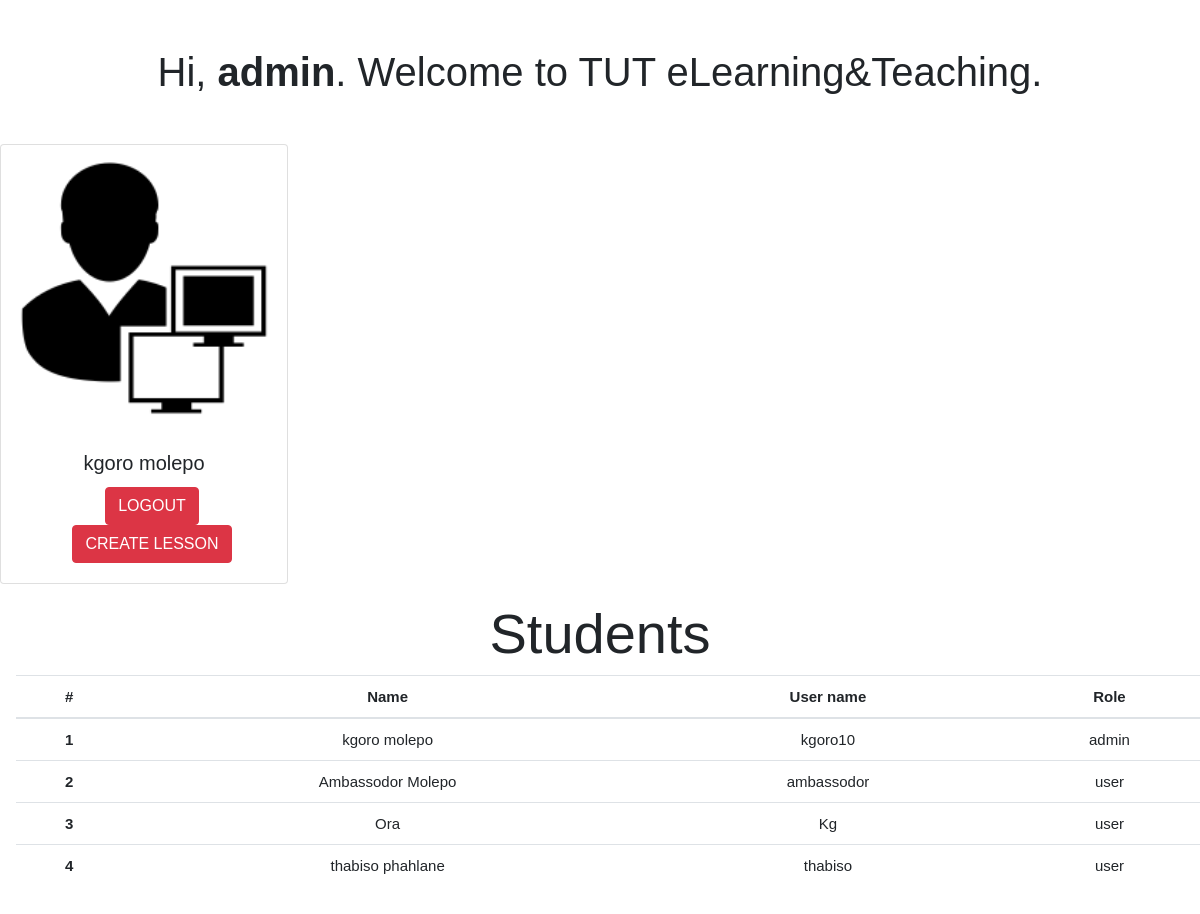
Screenshot of /home.php (signed in) with the database file from the repository.
### tables this page shows
CREATE TABLE `users` (
  `id` int(11) NOT NULL,
  `role` enum('user','admin') NOT NULL,
  `username` varchar(255) NOT NULL,
  `password` varchar(255) NOT NULL,
  `name` varchar(255) NOT NULL
);

### php/members.php (called while the page is built)
<?php
if (isset($_SESSION['username'] ) && isset($_SESSION['id'])){
	 $sql = "SELECT * FROM users ORDER BY id ASC";
	 $res = mysqli_query($conn, $sql);
}else{
	header("location: ../index.php");
}

### home.php (the view, shortened to what this page needs)
<?php
include "db_conn.php";
if (isset($_SESSION['username'] ) && isset($_SESSION['id']))  {     ?>
<!DOCTYPE html>
<html lang="en">
<head>
    <link rel="stylesheet" href="https://stackpath.bootstrapcdn.com/bootstrap/4.5.2/css/bootstrap.min.css">
</head>
<body>
        <h1 class="my-5">Hi, <b><?php echo htmlspecialchars($_SESSION['role']); ?></b>. Welcome to TUT eLearning&Teaching.</h1>
        <?php if($_SESSION['role'] == 'admin') {?>
           <div class="card" style="width: 18rem;">
              <img src="img/admin-default.png"
               class="card-img-top"
               alt="admin image">
              <div class="card-body text-align">
                <h5 class="card-title">
                  <?=$_SESSION['name'] ?>
                </h5>
                <a href="logout.php  " class="btn btn-danger ml-3">LOGOUT</a><b>
                  <a href="iindex.php  " class="btn btn-danger ml-3"> CREATE LESSON</a>
                </b>
              </div>
            </div>
          <div
            class="p-3">
            <?php include 'php/members.php';
              if (mysqli_num_rows($res) > 0) {?>
            <h1 class ="display-4 fs-1">Students</h1>
            <table class="table"
                       style="width: 75rem;">
                <thead>
                  <tr>
                    <th scope="col">#</th>
                  <th scope="col">Name</th>
                  <th scope="col">User name</th>
                  <th scope="col">Role</th>
                  </tr>
                </thead>
                <tbody>
                  <?php
                   $i =1;
                   while ($row = mysqli_fetch_assoc($res)) { ?>
                  <tr>
                    <th scope="row"><?=$i?></th>
                  <td><?=$row['name']?></td>
                  <td><?=$row['username']?></td>
                  <td><?=$row['role']?></td>
                  </tr>
                   <?php $i++; }?>
                </tbody>
              </table>
              <?php }?>
          </div>
         <?php } ?>
</body>
</html>
<?php }else{
        header("location: index.php");
}?>

### home.php (style rules this page uses)
body { font: 15px sans-serif; text-align: center; }

### rows the page displays
users: name "kgoro molepo", username "kgoro10", role "admin"
users: name "Ambassodor Molepo", username "ambassodor", role "user"
users: name "Ora", username "Kg", role "user"
users: name "thabiso phahlane", username "thabiso", role "user"

### other values shown
$_SESSION['role'] "admin"
$_SESSION['name'] "kgoro molepo"
